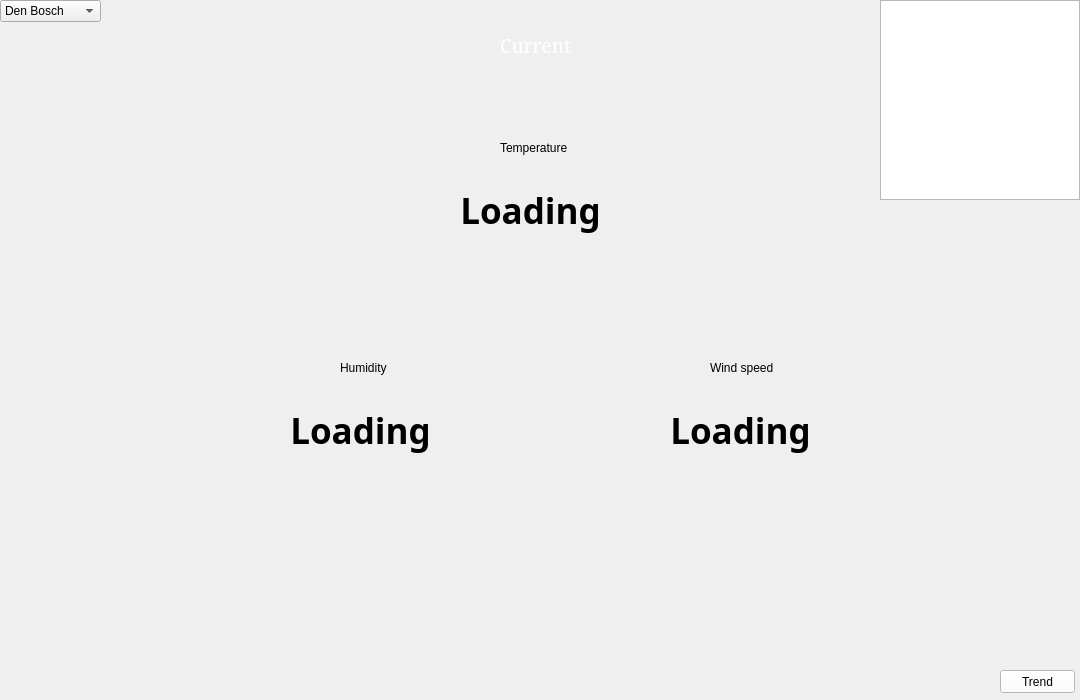
<?xml version="1.0" encoding="UTF-8"?>
<ui version="4.0">
 <class>MainWindow</class>
 <widget class="QMainWindow" name="MainWindow">
  <property name="geometry">
   <rect>
    <x>0</x>
    <y>0</y>
    <width>1080</width>
    <height>700</height>
   </rect>
  </property>
  <property name="windowTitle">
   <string>Weather station(Current)</string>
  </property>
  <property name="styleSheet">
   <string notr="true"/>
  </property>
  <property name="iconSize">
   <size>
    <width>100</width>
    <height>100</height>
   </size>
  </property>
  <widget class="QWidget" name="centralWidget">
   <widget class="QLabel" name="currentLabel">
    <property name="geometry">
     <rect>
      <x>500</x>
      <y>30</y>
      <width>81</width>
      <height>31</height>
     </rect>
    </property>
    <property name="palette">
     <palette>
      <active>
       <colorrole role="WindowText">
        <brush brushstyle="SolidPattern">
         <color alpha="255">
          <red>255</red>
          <green>255</green>
          <blue>255</blue>
         </color>
        </brush>
       </colorrole>
       <colorrole role="Button">
        <brush brushstyle="SolidPattern">
         <color alpha="0">
          <red>0</red>
          <green>0</green>
          <blue>0</blue>
         </color>
        </brush>
       </colorrole>
       <colorrole role="Text">
        <brush brushstyle="SolidPattern">
         <color alpha="255">
          <red>249</red>
          <green>249</green>
          <blue>249</blue>
         </color>
        </brush>
       </colorrole>
       <colorrole role="ButtonText">
        <brush brushstyle="SolidPattern">
         <color alpha="255">
          <red>249</red>
          <green>249</green>
          <blue>249</blue>
         </color>
        </brush>
       </colorrole>
       <colorrole role="Base">
        <brush brushstyle="SolidPattern">
         <color alpha="0">
          <red>0</red>
          <green>0</green>
          <blue>0</blue>
         </color>
        </brush>
       </colorrole>
       <colorrole role="Window">
        <brush brushstyle="SolidPattern">
         <color alpha="0">
          <red>0</red>
          <green>0</green>
          <blue>0</blue>
         </color>
        </brush>
       </colorrole>
       <colorrole role="ToolTipText">
        <brush brushstyle="SolidPattern">
         <color alpha="255">
          <red>254</red>
          <green>254</green>
          <blue>254</blue>
         </color>
        </brush>
       </colorrole>
      </active>
      <inactive>
       <colorrole role="WindowText">
        <brush brushstyle="SolidPattern">
         <color alpha="255">
          <red>255</red>
          <green>255</green>
          <blue>255</blue>
         </color>
        </brush>
       </colorrole>
       <colorrole role="Button">
        <brush brushstyle="SolidPattern">
         <color alpha="0">
          <red>0</red>
          <green>0</green>
          <blue>0</blue>
         </color>
        </brush>
       </colorrole>
       <colorrole role="Text">
        <brush brushstyle="SolidPattern">
         <color alpha="255">
          <red>249</red>
          <green>249</green>
          <blue>249</blue>
         </color>
        </brush>
       </colorrole>
       <colorrole role="ButtonText">
        <brush brushstyle="SolidPattern">
         <color alpha="255">
          <red>249</red>
          <green>249</green>
          <blue>249</blue>
         </color>
        </brush>
       </colorrole>
       <colorrole role="Base">
        <brush brushstyle="SolidPattern">
         <color alpha="0">
          <red>0</red>
          <green>0</green>
          <blue>0</blue>
         </color>
        </brush>
       </colorrole>
       <colorrole role="Window">
        <brush brushstyle="SolidPattern">
         <color alpha="0">
          <red>0</red>
          <green>0</green>
          <blue>0</blue>
         </color>
        </brush>
       </colorrole>
       <colorrole role="ToolTipText">
        <brush brushstyle="SolidPattern">
         <color alpha="255">
          <red>254</red>
          <green>254</green>
          <blue>254</blue>
         </color>
        </brush>
       </colorrole>
      </inactive>
      <disabled>
       <colorrole role="WindowText">
        <brush brushstyle="SolidPattern">
         <color alpha="255">
          <red>120</red>
          <green>120</green>
          <blue>120</blue>
         </color>
        </brush>
       </colorrole>
       <colorrole role="Button">
        <brush brushstyle="SolidPattern">
         <color alpha="0">
          <red>0</red>
          <green>0</green>
          <blue>0</blue>
         </color>
        </brush>
       </colorrole>
       <colorrole role="Text">
        <brush brushstyle="SolidPattern">
         <color alpha="255">
          <red>120</red>
          <green>120</green>
          <blue>120</blue>
         </color>
        </brush>
       </colorrole>
       <colorrole role="ButtonText">
        <brush brushstyle="SolidPattern">
         <color alpha="255">
          <red>120</red>
          <green>120</green>
          <blue>120</blue>
         </color>
        </brush>
       </colorrole>
       <colorrole role="Base">
        <brush brushstyle="SolidPattern">
         <color alpha="0">
          <red>0</red>
          <green>0</green>
          <blue>0</blue>
         </color>
        </brush>
       </colorrole>
       <colorrole role="Window">
        <brush brushstyle="SolidPattern">
         <color alpha="0">
          <red>0</red>
          <green>0</green>
          <blue>0</blue>
         </color>
        </brush>
       </colorrole>
       <colorrole role="ToolTipText">
        <brush brushstyle="SolidPattern">
         <color alpha="255">
          <red>254</red>
          <green>254</green>
          <blue>254</blue>
         </color>
        </brush>
       </colorrole>
      </disabled>
     </palette>
    </property>
    <property name="font">
     <font>
      <family>SimSun</family>
      <pointsize>14</pointsize>
     </font>
    </property>
    <property name="styleSheet">
     <string notr="true">background-color: rgba(0,0,0,0%)
</string>
    </property>
    <property name="text">
     <string>Current</string>
    </property>
   </widget>
   <widget class="QLabel" name="label">
    <property name="geometry">
     <rect>
      <x>340</x>
      <y>360</y>
      <width>51</width>
      <height>16</height>
     </rect>
    </property>
    <property name="palette">
     <palette>
      <active>
       <colorrole role="WindowText">
        <brush brushstyle="SolidPattern">
         <color alpha="255">
          <red>0</red>
          <green>0</green>
          <blue>0</blue>
         </color>
        </brush>
       </colorrole>
       <colorrole role="Button">
        <brush brushstyle="SolidPattern">
         <color alpha="0">
          <red>0</red>
          <green>0</green>
          <blue>0</blue>
         </color>
        </brush>
       </colorrole>
       <colorrole role="Base">
        <brush brushstyle="SolidPattern">
         <color alpha="0">
          <red>0</red>
          <green>0</green>
          <blue>0</blue>
         </color>
        </brush>
       </colorrole>
       <colorrole role="Window">
        <brush brushstyle="SolidPattern">
         <color alpha="0">
          <red>0</red>
          <green>0</green>
          <blue>0</blue>
         </color>
        </brush>
       </colorrole>
      </active>
      <inactive>
       <colorrole role="WindowText">
        <brush brushstyle="SolidPattern">
         <color alpha="255">
          <red>0</red>
          <green>0</green>
          <blue>0</blue>
         </color>
        </brush>
       </colorrole>
       <colorrole role="Button">
        <brush brushstyle="SolidPattern">
         <color alpha="0">
          <red>0</red>
          <green>0</green>
          <blue>0</blue>
         </color>
        </brush>
       </colorrole>
       <colorrole role="Base">
        <brush brushstyle="SolidPattern">
         <color alpha="0">
          <red>0</red>
          <green>0</green>
          <blue>0</blue>
         </color>
        </brush>
       </colorrole>
       <colorrole role="Window">
        <brush brushstyle="SolidPattern">
         <color alpha="0">
          <red>0</red>
          <green>0</green>
          <blue>0</blue>
         </color>
        </brush>
       </colorrole>
      </inactive>
      <disabled>
       <colorrole role="WindowText">
        <brush brushstyle="SolidPattern">
         <color alpha="255">
          <red>120</red>
          <green>120</green>
          <blue>120</blue>
         </color>
        </brush>
       </colorrole>
       <colorrole role="Button">
        <brush brushstyle="SolidPattern">
         <color alpha="0">
          <red>0</red>
          <green>0</green>
          <blue>0</blue>
         </color>
        </brush>
       </colorrole>
       <colorrole role="Base">
        <brush brushstyle="SolidPattern">
         <color alpha="0">
          <red>0</red>
          <green>0</green>
          <blue>0</blue>
         </color>
        </brush>
       </colorrole>
       <colorrole role="Window">
        <brush brushstyle="SolidPattern">
         <color alpha="0">
          <red>0</red>
          <green>0</green>
          <blue>0</blue>
         </color>
        </brush>
       </colorrole>
      </disabled>
     </palette>
    </property>
    <property name="styleSheet">
     <string notr="true">background-color: rgba(0,0,0,0%)</string>
    </property>
    <property name="text">
     <string>Humidity</string>
    </property>
   </widget>
   <widget class="QLabel" name="label_2">
    <property name="geometry">
     <rect>
      <x>500</x>
      <y>140</y>
      <width>81</width>
      <height>16</height>
     </rect>
    </property>
    <property name="palette">
     <palette>
      <active>
       <colorrole role="WindowText">
        <brush brushstyle="SolidPattern">
         <color alpha="255">
          <red>0</red>
          <green>0</green>
          <blue>0</blue>
         </color>
        </brush>
       </colorrole>
       <colorrole role="Button">
        <brush brushstyle="SolidPattern">
         <color alpha="0">
          <red>0</red>
          <green>0</green>
          <blue>0</blue>
         </color>
        </brush>
       </colorrole>
       <colorrole role="Base">
        <brush brushstyle="SolidPattern">
         <color alpha="0">
          <red>0</red>
          <green>0</green>
          <blue>0</blue>
         </color>
        </brush>
       </colorrole>
       <colorrole role="Window">
        <brush brushstyle="SolidPattern">
         <color alpha="0">
          <red>0</red>
          <green>0</green>
          <blue>0</blue>
         </color>
        </brush>
       </colorrole>
      </active>
      <inactive>
       <colorrole role="WindowText">
        <brush brushstyle="SolidPattern">
         <color alpha="255">
          <red>0</red>
          <green>0</green>
          <blue>0</blue>
         </color>
        </brush>
       </colorrole>
       <colorrole role="Button">
        <brush brushstyle="SolidPattern">
         <color alpha="0">
          <red>0</red>
          <green>0</green>
          <blue>0</blue>
         </color>
        </brush>
       </colorrole>
       <colorrole role="Base">
        <brush brushstyle="SolidPattern">
         <color alpha="0">
          <red>0</red>
          <green>0</green>
          <blue>0</blue>
         </color>
        </brush>
       </colorrole>
       <colorrole role="Window">
        <brush brushstyle="SolidPattern">
         <color alpha="0">
          <red>0</red>
          <green>0</green>
          <blue>0</blue>
         </color>
        </brush>
       </colorrole>
      </inactive>
      <disabled>
       <colorrole role="WindowText">
        <brush brushstyle="SolidPattern">
         <color alpha="255">
          <red>120</red>
          <green>120</green>
          <blue>120</blue>
         </color>
        </brush>
       </colorrole>
       <colorrole role="Button">
        <brush brushstyle="SolidPattern">
         <color alpha="0">
          <red>0</red>
          <green>0</green>
          <blue>0</blue>
         </color>
        </brush>
       </colorrole>
       <colorrole role="Base">
        <brush brushstyle="SolidPattern">
         <color alpha="0">
          <red>0</red>
          <green>0</green>
          <blue>0</blue>
         </color>
        </brush>
       </colorrole>
       <colorrole role="Window">
        <brush brushstyle="SolidPattern">
         <color alpha="0">
          <red>0</red>
          <green>0</green>
          <blue>0</blue>
         </color>
        </brush>
       </colorrole>
      </disabled>
     </palette>
    </property>
    <property name="styleSheet">
     <string notr="true">background-color: rgba(0,0,0,0%)</string>
    </property>
    <property name="text">
     <string>Temperature</string>
    </property>
   </widget>
   <widget class="QLabel" name="label_4">
    <property name="geometry">
     <rect>
      <x>710</x>
      <y>360</y>
      <width>71</width>
      <height>16</height>
     </rect>
    </property>
    <property name="palette">
     <palette>
      <active>
       <colorrole role="WindowText">
        <brush brushstyle="SolidPattern">
         <color alpha="255">
          <red>0</red>
          <green>0</green>
          <blue>0</blue>
         </color>
        </brush>
       </colorrole>
       <colorrole role="Button">
        <brush brushstyle="SolidPattern">
         <color alpha="0">
          <red>0</red>
          <green>0</green>
          <blue>0</blue>
         </color>
        </brush>
       </colorrole>
       <colorrole role="Base">
        <brush brushstyle="SolidPattern">
         <color alpha="0">
          <red>0</red>
          <green>0</green>
          <blue>0</blue>
         </color>
        </brush>
       </colorrole>
       <colorrole role="Window">
        <brush brushstyle="SolidPattern">
         <color alpha="0">
          <red>0</red>
          <green>0</green>
          <blue>0</blue>
         </color>
        </brush>
       </colorrole>
      </active>
      <inactive>
       <colorrole role="WindowText">
        <brush brushstyle="SolidPattern">
         <color alpha="255">
          <red>0</red>
          <green>0</green>
          <blue>0</blue>
         </color>
        </brush>
       </colorrole>
       <colorrole role="Button">
        <brush brushstyle="SolidPattern">
         <color alpha="0">
          <red>0</red>
          <green>0</green>
          <blue>0</blue>
         </color>
        </brush>
       </colorrole>
       <colorrole role="Base">
        <brush brushstyle="SolidPattern">
         <color alpha="0">
          <red>0</red>
          <green>0</green>
          <blue>0</blue>
         </color>
        </brush>
       </colorrole>
       <colorrole role="Window">
        <brush brushstyle="SolidPattern">
         <color alpha="0">
          <red>0</red>
          <green>0</green>
          <blue>0</blue>
         </color>
        </brush>
       </colorrole>
      </inactive>
      <disabled>
       <colorrole role="WindowText">
        <brush brushstyle="SolidPattern">
         <color alpha="255">
          <red>120</red>
          <green>120</green>
          <blue>120</blue>
         </color>
        </brush>
       </colorrole>
       <colorrole role="Button">
        <brush brushstyle="SolidPattern">
         <color alpha="0">
          <red>0</red>
          <green>0</green>
          <blue>0</blue>
         </color>
        </brush>
       </colorrole>
       <colorrole role="Base">
        <brush brushstyle="SolidPattern">
         <color alpha="0">
          <red>0</red>
          <green>0</green>
          <blue>0</blue>
         </color>
        </brush>
       </colorrole>
       <colorrole role="Window">
        <brush brushstyle="SolidPattern">
         <color alpha="0">
          <red>0</red>
          <green>0</green>
          <blue>0</blue>
         </color>
        </brush>
       </colorrole>
      </disabled>
     </palette>
    </property>
    <property name="styleSheet">
     <string notr="true">background-color: rgba(0,0,0,0%)</string>
    </property>
    <property name="text">
     <string>Wind speed</string>
    </property>
   </widget>
   <widget class="QPushButton" name="trendButton">
    <property name="geometry">
     <rect>
      <x>1000</x>
      <y>670</y>
      <width>75</width>
      <height>23</height>
     </rect>
    </property>
    <property name="styleSheet">
     <string notr="true">background-color: rgb(255, 255, 255)</string>
    </property>
    <property name="text">
     <string>Trend</string>
    </property>
   </widget>
   <widget class="QGraphicsView" name="graphicsView">
    <property name="geometry">
     <rect>
      <x>880</x>
      <y>0</y>
      <width>200</width>
      <height>200</height>
     </rect>
    </property>
    <property name="font">
     <font>
      <pointsize>11</pointsize>
     </font>
    </property>
   </widget>
   <widget class="QLabel" name="temp">
    <property name="geometry">
     <rect>
      <x>420</x>
      <y>160</y>
      <width>221</width>
      <height>101</height>
     </rect>
    </property>
    <property name="font">
     <font>
      <family>Source Code Pro</family>
      <pointsize>26</pointsize>
      <weight>75</weight>
      <bold>true</bold>
     </font>
    </property>
    <property name="text">
     <string>Loading</string>
    </property>
    <property name="alignment">
     <set>Qt::AlignCenter</set>
    </property>
   </widget>
   <widget class="QLabel" name="humi">
    <property name="geometry">
     <rect>
      <x>260</x>
      <y>380</y>
      <width>201</width>
      <height>101</height>
     </rect>
    </property>
    <property name="font">
     <font>
      <family>Source Code Pro</family>
      <pointsize>26</pointsize>
      <weight>75</weight>
      <bold>true</bold>
     </font>
    </property>
    <property name="text">
     <string>Loading</string>
    </property>
    <property name="alignment">
     <set>Qt::AlignCenter</set>
    </property>
   </widget>
   <widget class="QLabel" name="windspeed">
    <property name="geometry">
     <rect>
      <x>630</x>
      <y>380</y>
      <width>221</width>
      <height>101</height>
     </rect>
    </property>
    <property name="font">
     <font>
      <family>Source Code Pro</family>
      <pointsize>26</pointsize>
      <weight>75</weight>
      <bold>true</bold>
     </font>
    </property>
    <property name="text">
     <string>Loading</string>
    </property>
    <property name="alignment">
     <set>Qt::AlignCenter</set>
    </property>
   </widget>
   <widget class="QComboBox" name="Location">
    <property name="geometry">
     <rect>
      <x>0</x>
      <y>0</y>
      <width>101</width>
      <height>22</height>
     </rect>
    </property>
    <item>
     <property name="text">
      <string>Den Bosch</string>
     </property>
    </item>
    <item>
     <property name="text">
      <string>Nijmegen</string>
     </property>
    </item>
    <item>
     <property name="text">
      <string>Amsterdam</string>
     </property>
    </item>
   </widget>
  </widget>
  <action name="actionTrend">
   <property name="text">
    <string>Trend</string>
   </property>
  </action>
 </widget>
 <layoutdefault spacing="6" margin="11"/>
 <resources/>
 <connections/>
</ui>
